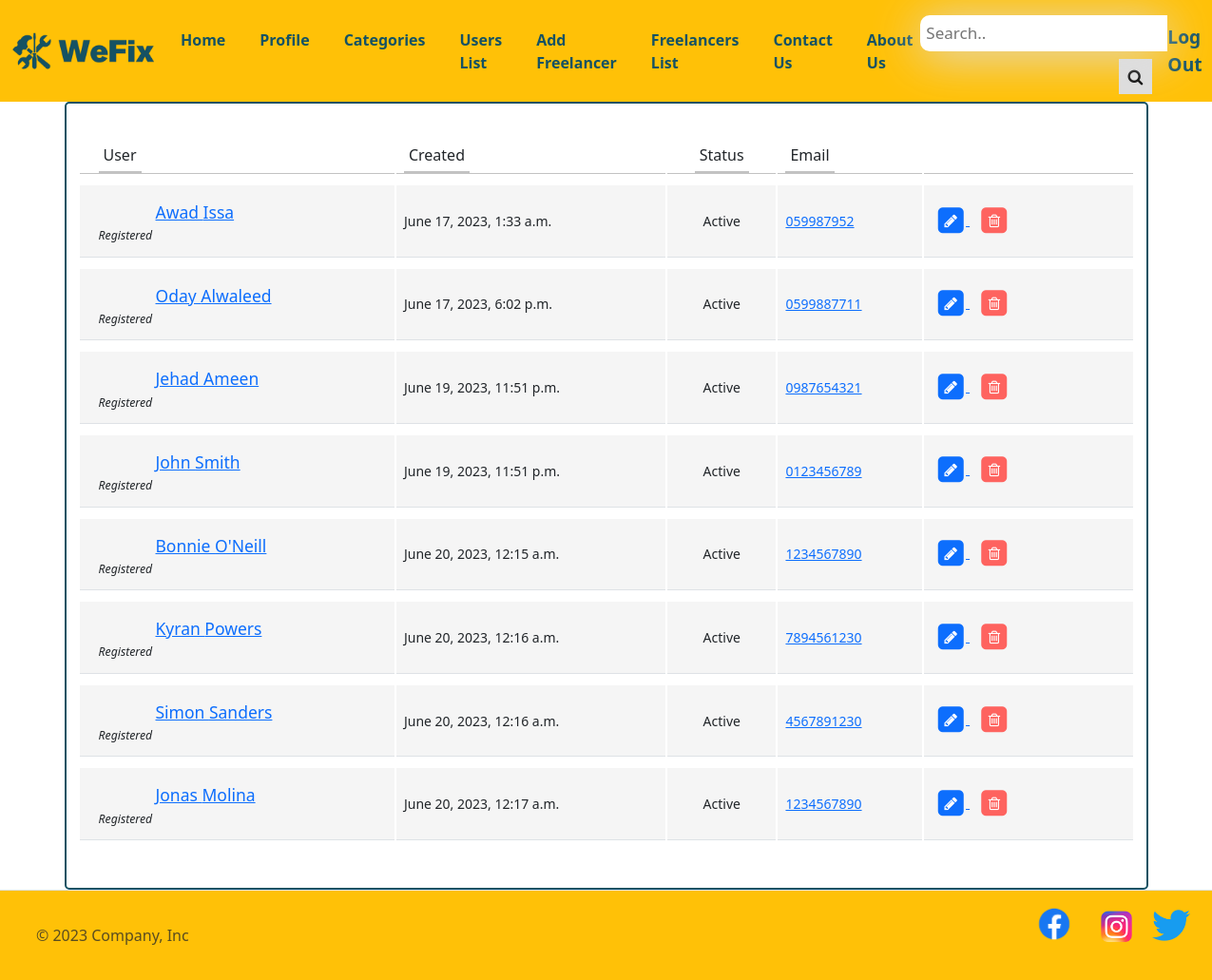
The page /showfreelancer (signed in) on the database its author committed.
### main_app/models.py (models this page shows)
class Freelancer(models.Model):
    first_name = models.CharField(max_length=45)
    last_name = models.CharField(max_length=45)
    phone_number = models.CharField(max_length=10)
    experience = models.PositiveIntegerField(default=0)
    category = models.ForeignKey(Category , related_name="freelancers" , on_delete=models.DO_NOTHING )
    users_who_like = models.ManyToManyField(User, related_name='liked_freelancer')
    users_who_dislike = models.ManyToManyField(User, related_name='disliked_freelancer')
    created_at = models.DateTimeField(auto_now_add=True)
    updated_at = models.DateTimeField(auto_now=True)
    objects = FreelancerManager()

### main_app/views.py (the view)
def show_freelancer(request):
    if 'userid' not in request.session:
        return redirect ('/')
    if request.session['userid'] == 1:
        context = {
            "freelancers" : models.show_freelancer_models()
        }
        return render (request , "showfreelancer.html" , context)
    else:
        return redirect ('/')

### main_app/models.py (called while the page is built)
def show_freelancer_models():
    a = [1,3,4,5,6,7]
    return Freelancer.objects.exclude(id__in = a)

### main_app/templates/showfreelancer.html (shortened to what this page needs)
<!doctype html>
<html lang="en">
<head>
  {%load static%}
  <link rel="stylesheet" href="{% static 'css/style.css' %}">
  <link rel="stylesheet" href="https://cdnjs.cloudflare.com/ajax/libs/font-awesome/4.7.0/css/font-awesome.min.css">
  <link href="https://cdn.jsdelivr.net/npm/bootstrap@5.3.0/dist/css/bootstrap.min.css" rel="stylesheet"
>
</head>
<body>
<nav class="navbar navbar-expand-lg bg-warning">
    <div class="container-fluid">
        <a href="/"><img class="logo-img" src="{% static 'img/logo.png' %}" alt="logo"></a>
        <div class="collapse navbar-collapse" id="navbarSupportedContent">
            <ul class="navbar-nav me-auto mb-2 mb-lg-0">
                <li class="nav-item">
                    <a id="nav-link" class="nav-link active" aria-current="page" href="/">Home</a>
                </li>
                <li class="nav-item">
                    <a id="nav-link" class="nav-link active" aria-current="page" href="/profile">Profile</a>
                </li>
                <li class="nav-item">
                    <a id="nav-link" class="nav-link active" aria-current="page" href="/category">Categories</a>
                </li>
                <li class="nav-item">
                    <a id="nav-link" class="nav-link active" aria-current="page" href="/userslist">Users List</a>
                </li>
                <li class="nav-item">
                    <a id="nav-link" class="nav-link active" aria-current="page" href="/registerfreelancer">Add
                        Freelancer</a>
                </li>
                <li class="nav-item">
                    <a id="nav-link" class="nav-link active" aria-current="page" href="/showfreelancer">Freelancers
                        List</a>
                </li>
                <li class="nav-item">
                    <a id="nav-link" class="nav-link active" aria-current="page" href="/contact">Contact Us</a>
                </li>
                <li class="nav-item">
                    <a id="nav-link" class="nav-link active" aria-current="page" href="/#about_US">About Us</a>
                </li>
            </ul>
            <div class="search-container">
                <form id="search-form" action="/action_page.php">
                  <input type="text" id="search-input" placeholder="Search.." name="search">
                  <button type="submit"><i class="fa fa-search"></i></button>
                </form>
              </div>
            {%if request.session.userid%}
            <a href="/logout" class="log-in">Log Out</a>
            {%else%}
            <a href="/log-in" class="log-in">Login</a>
            {%endif%}
        </div>
    </div>
</nav>
<link href="https://maxcdn.bootstrapcdn.com/font-awesome/4.3.0/css/font-awesome.min.css" rel="stylesheet">
<div class="container">
<div class="row">
	<div class="col-lg-12">
		<div class="main-box clearfix">
			<div class="table-responsive">
				<table class="table user-list">
					<thead>
						<tr>
							<th><span>User</span></th>
							<th><span>Created</span></th>
							<th class="text-center"><span>Status</span></th>
							<th><span>Email</span></th>
							<th>&nbsp;</th>
						</tr>
					</thead>
					<tbody>
                        {% for freelancer in freelancers %}
						<tr>
							<td>
								<a href="#" class="user-link">{{freelancer.first_name}} {{freelancer.last_name}} </a>
								<span class="user-subhead">Registered</span>
							</td>
							<td>
								{{freelancer.created_at}}
							</td>
							<td class="text-center">
								<span class="label label-default">Active</span>
							</td>
							<td>
								<a href="#">{{freelancer.phone_number}}</a>
							</td>
							<td style="width: 20%;">
								<a href="/editfreelancer/{{freelancer.id}}" class="table-link">
									<span class="fa-stack">
										<i class="fa fa-square fa-stack-2x"></i>
										<i class="fa fa-pencil fa-stack-1x fa-inverse"></i>
									</span>
								</a>
								<a href="/deletefreelancer/{{freelancer.id}}" class="table-link danger">
									<span class="fa-stack">
										<i class="fa fa-square fa-stack-2x"></i>
										<i class="fa fa-trash-o fa-stack-1x fa-inverse"></i>
									</span>
								</a>
							</td>
						</tr>
                        {%endfor%}
					</tbody>
				</table>
			</div>
		</div>
	</div>
</div>
</div>
<div class="footer bg-warning">
    <footer class="d-flex flex-wrap justify-content-between align-items-center py-3 my-0 border-top">
        <div class="col-md-4 d-flex align-items-center">
            <a href="/" class="mb-3 me-2 mb-md-0 text-body-secondary text-decoration-none lh-1">
                <svg class="bi" width="30" height="24">
                    <use xlink:href="#bootstrap" />
                </svg>
            </a>
            <span class="mb-3 mb-md-0 text-body-secondary">&copy; 2023 Company, Inc</span>
        </div>
        <ul id="social" class="nav col-md-4 justify-content-end list-unstyled d-flex">
            <li class="ms-3"><a class="text-body-secondary" href="#"><img id="facebook"
                        src="{% static 'img/Facebook-logo.png' %}" alt="facebook-icon"></a></li>
            <li class="ms-3"><a class="text-body-secondary" href="#"> <img class="social-img"
                        src="{% static 'img/Instagram.png' %}" alt="instagram-icon"></a></li>
            <li class="ms-3"><a class="text-body-secondary" href="#"><img class="social-img"
                        src="{% static 'img/twitter.png' %}" alt="facebook-icon"><svg class="bi" width="24" height="24">
                        <use xlink:href="#facebook" />
                    </svg></a></li>
        </ul>
    </footer>
</div>
</body>
</html>

### main_app/static/css/style.css (style rules this page uses)
.logo-img { width: 150px; }
.log-in { text-decoration: none; color: #155263; font-size: larger; font-weight: bold; }
#nav-link { color: #155263; font-weight: bold; margin-left: 20px; }
.social-img { margin-top: 6%; margin-left: 1%; width: 40px; }
#facebook { width: 60px; }
.container { border: 2px solid #155263; border-radius: 5px; padding: 2rem; }
.white-space, .user_info, .user-table, .categories, .contact, .free-details, .list-cat, .footer_position , { height: 100vh; }
.search-container { position: relative; display: inline-block; }
.search-container input[type=text] { padding: 6px; margin-top: 8px; font-size: 17px; border: none; border-top-left-radius: 10px; border-bottom-left-radius: 10px; box-shadow: 0 5px 50px rgb(223, 222, 222); }
.search-container button { float: right; padding: 6px 10px; margin-top: 8px; margin-right: 16px; background: #ddd; font-size: 17px; border: none; cursor: pointer; }
body { font-family: "Baloo 2", cursive; font-size: 16px; color: #ffffff; text-rendering: optimizeLegibility; font-weight: initial; }
a, a:hover { text-decoration: none; transition: color 0.3s ease-in-out; }
body { background-color: #25274d; }
body { margin-top:20px; }
.user-list tbody td .user-link { display: block; font-size: 1.25em; padding-top: 3px; margin-left: 60px; }
.user-list tbody td .user-subhead { font-size: 0.875em; font-style: italic; }
.table { border-collapse: separate; }
.table thead > tr > th { border-bottom: 1px solid #C2C2C2; padding-bottom: 0; }
.table tbody > tr > td { font-size: 0.875em; background: #f5f5f5; border-top: 10px solid #fff; vertical-align: middle; padding: 12px 8px; }
.table tbody > tr > td:first-child, .table thead > tr > th:first-child { padding-left: 20px; }
.table thead > tr > th span { border-bottom: 2px solid #C2C2C2; display: inline-block; padding: 0 5px; padding-bottom: 5px; font-weight: normal; }
.table a.table-link { margin: 0 5px; font-size: 1.125em; }
.table a.table-link.danger { color: #fe635f; }

### rows shown on the page
Freelancer: first_name "Awad", last_name "Issa", created_at "June 17, 2023, 1:33 a.m.", phone_number "059987952"
Freelancer: first_name "Oday", last_name "Alwaleed", created_at "June 17, 2023, 6:02 p.m.", phone_number "0599887711"
Freelancer: first_name "Jehad", last_name "Ameen", created_at "June 19, 2023, 11:51 p.m.", phone_number "0987654321"
Freelancer: first_name "John", last_name "Smith", created_at "June 19, 2023, 11:51 p.m.", phone_number "0123456789"
Freelancer: first_name "Bonnie", last_name "O'Neill", created_at "June 20, 2023, 12:15 a.m.", phone_number "1234567890"
Freelancer: first_name "Kyran", last_name "Powers", created_at "June 20, 2023, 12:16 a.m.", phone_number "7894561230"
Freelancer: first_name "Simon", last_name "Sanders", created_at "June 20, 2023, 12:16 a.m.", phone_number "4567891230"
Freelancer: first_name "Jonas", last_name "Molina", created_at "June 20, 2023, 12:17 a.m.", phone_number "1234567890"
